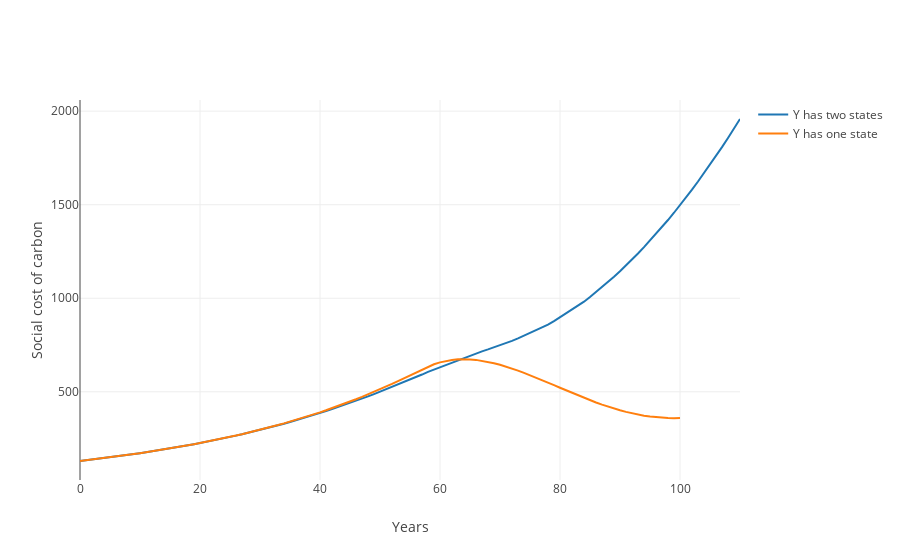

The code cell stored with this chart in its notebook:
### Code cell
# TODO: scc comparison
plot_1S_vs_2S_SCC(et_1state, scc, scc_1)
